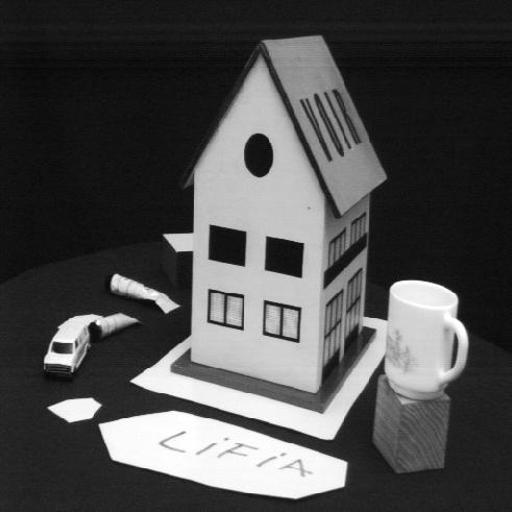
#> input picture P2/data/set1/image1.jpg, 512 x 512 px, found by its file name
$ jupyter execute --allow-errors P2.ipynb
#> lines starting #> are read from the running program, lines starting #| are printed output that depends on the picture
[cell 1]
import numpy as np
import scipy as sp
import scipy.io as sio
import skimage.io as skio
import skimage
import matplotlib.pyplot as plt

[cell 2]
# read the txt file for the homogeneous 2D coordinates in both images
# filename is the directory to the txt file, first line number of points rest coordinates of pts
# [7 lines left out: function get_data_from_txt_file_mine, not called in this run]

[cell 3]
"While reading the 2D points, first element treated as y, second as x"
def get_data_from_txt_file(filename, use_subset = False):
    with open(filename) as f:
            lines = f.read().splitlines()
    number_pts = int(lines[0])

    points = np.ones((number_pts, 3))
    for i in range(number_pts):
        split_arr = lines[i+1].split()
        if len(split_arr) == 2:
            y, x = split_arr
        else:
            x, y, z = split_arr
            points[i,2] = z
        points[i,0] = x
        points[i,1] = y
    return points

### 1. Fundamental Matrix Estimation From Point Correspondences

[cell 4]
"""
General framework for determining Fundamental matrix with 8 point algorithms
1. Get 8 corresponding points' 2D homogeneous coordinate on both images
2. reformulate the constraint to treat F as a unknown vector f in linear system
3. use SVD to obtain least square unit norm solution for f
4. reconstruct F from f, construct best rank-2 approximation of F as solution
5. best rank-2 approximation of F is done through SVD
"""
data_dir = '/Users/yuf/Desktop/class material/CS231a-3Drecon/Assignment/P2/ps2/data'
im_set = data_dir + '/set1'
im_set1 = data_dir + '/set2'
im_subset = data_dir + '/set1_subset'
statue = data_dir + '/statue'

#### (a) standard 8-point algorithms for determining Fundamental matrix

[cell 5]
# [14 lines left out: function lls_8points_fundamental, not called in this run]
# read the txt file for the homogeneous 2D coordinates in both images: we have 37 pairs
#> (the rest of this cell did not finish here and is left out)

#### (b) normalized 8-point algorithms to determine Fundamental matrix

[cell 6]
# [25 lines left out: function normalized_eight_point_fundamental, not called in this run]

# Data-set 1
#> (the rest of this cell did not finish here and is left out)

points2 = get_data_from_txt_file(im_set+'/pt_2D_2.txt')
F = normalized_eight_point_fundamental(points1,points2)
print('For Dataset1, Normalized 8-point algorithm obtain F as\n',F,'\n')

# Data-set 2
points1 = get_data_from_txt_file(im_set1+'/pt_2D_1.txt')
points2 = get_data_from_txt_file(im_set1+'/pt_2D_2.txt')
F = normalized_eight_point_fundamental(points1,points2)
print('For Dataset2, Normalized 8-point algorithm obtain F as\n',F)

#### (c) plot epipolar lines on images

[cell 7]
# [25 lines left out: function plot_epipolar_lines_on_images_mine, not called in this run]

[cell 8]
# Dataset1 plot
# read image files
img1 = skio.imread(im_set+'/image1.jpg')
#> img1 is the input picture: shape (512, 512); min 0, max 255, mean 76.5
img2 = skio.imread(im_set+'/image2.jpg')
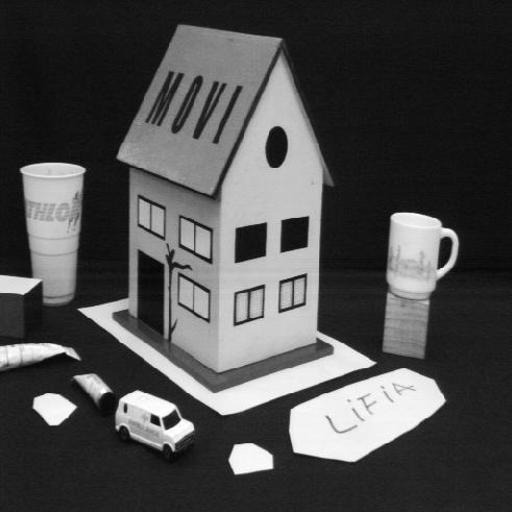
#> input picture P2/data/set1/image2.jpg, 512 x 512 px, found by its file name
#> img2 is the input picture: shape (512, 512); min 0, max 255, mean 76.6
# read the txt file for the homogeneous 2D coordinates in both images: we have 37 pairs
#> (the rest of this cell did not finish here and is left out)

points2 = get_data_from_txt_file(im_set+'/pt_2D_2.txt')
# standard 8-point algorithm
F = lls_8points_fundamental(points1,points2)
# make the plot
print('Epipolar Lines from 8-point algorithm estimated Fundamental Matrix:')
plot_epipolar_lines_on_images_mine(points1,points2,img1,img2,F)
# normalize 8-point algorithm
F_n = normalized_eight_point_fundamental(points1,points2)
# make the plot
print('Epipolar Lines from normalized 8-point algorithm estimated Fundamental Matrix:')
plot_epipolar_lines_on_images_mine(points1,points2,img1,img2,F_n)

d1,d2 = compute_distance_to_epipolar_lines(points1,points2,F)
print('For Fundamental matrix obtained by 8-points Algorithm:')
print('Average distance between points in image 1 to its corresponding epipolar line is',d1)
print('Average distance between points in image 2 to its corresponding epipolar line is',d2, '\n')
d1,d2 = compute_distance_to_epipolar_lines(points1,points2,F_n)
print('For Fundamental matrix obtained by normalized 8-points Algorithm:')
print('Average distance between points in image 1 to its corresponding epipolar line is',d1)
print('Average distance between points in image 2 to its corresponding epipolar line is',d2)

[cell 9]
# Dataset2 plot
# read image files
img1 = skio.imread(im_set1+'/image1.jpg', as_gray=True)
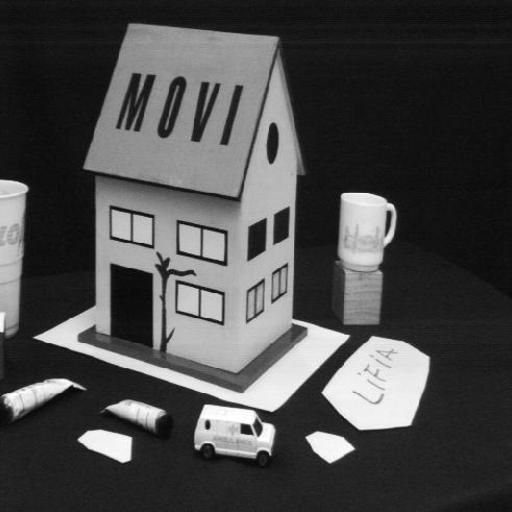
#> input picture P2/data/set2/image1.jpg, 512 x 512 px, found by its file name
#> img1 is the input picture: shape (512, 512) float64; min 0, max 1, mean 0.289
img2 = skio.imread(im_set1+'/image2.jpg', as_gray=True)
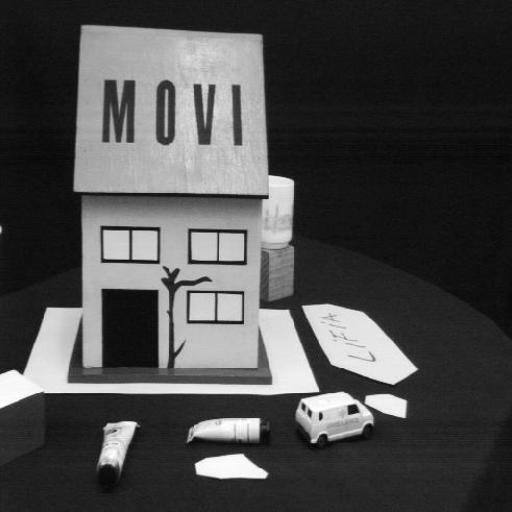
#> input picture P2/data/set2/image2.jpg, 512 x 512 px, found by its file name
#> img2 is the input picture: shape (512, 512) float64; min 0, max 1, mean 0.292
# read the txt file for the homogeneous 2D coordinates in both images: we have 37 pairs
#> (the rest of this cell did not finish here and is left out)

points2 = get_data_from_txt_file(im_set1+'/pt_2D_2.txt')
# standard 8-point algorithm
F = lls_8points_fundamental(points1,points2)
# make the plot
print('Epipolar Lines from 8-point algorithm estimated Fundamental Matrix:')
plot_epipolar_lines_on_images_mine(points1,points2,img1,img2,F)
# normalize 8-point algorithm
F_n = normalized_eight_point_fundamental(points1,points2)
# make the plot
print('Epipolar Lines from normalized 8-point algorithm estimated Fundamental Matrix:')
plot_epipolar_lines_on_images_mine(points1,points2,img1,img2,F_n)

d1,d2 = compute_distance_to_epipolar_lines(points1,points2,F)
print('For Fundamental matrix obtained by 8-points Algorithm:')
print('Average distance between points in image 1 to its corresponding epipolar line is',d1)
print('Average distance between points in image 2 to its corresponding epipolar line is',d2, '\n')
d1,d2 = compute_distance_to_epipolar_lines(points1,points2,F_n)
print('For Fundamental matrix obtained by normalized 8-points Algorithm:')
print('Average distance between points in image 1 to its corresponding epipolar line is',d1)
print('Average distance between points in image 2 to its corresponding epipolar line is',d2)
